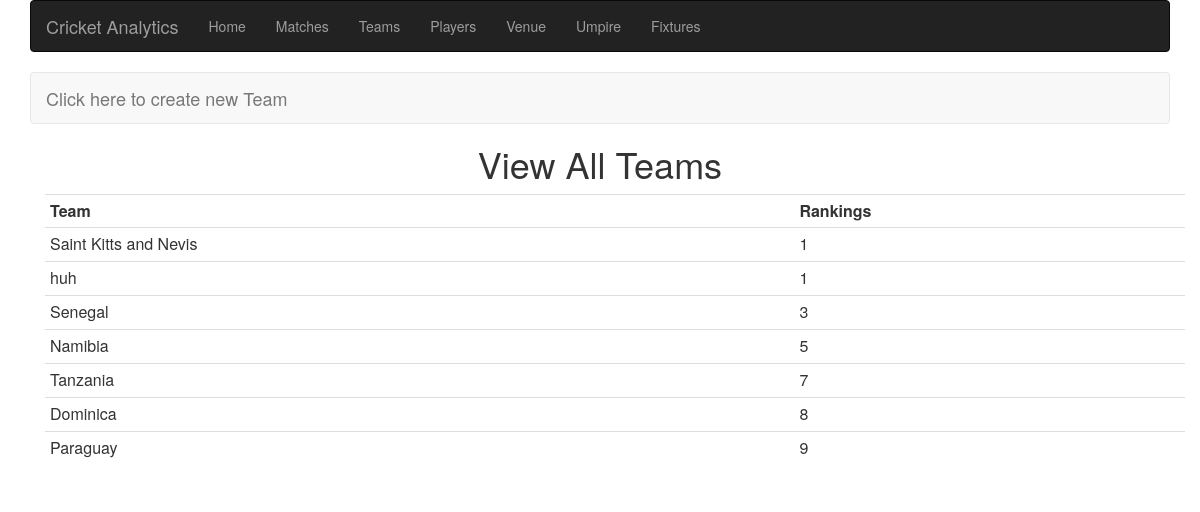
/PhpScripts/viewAllTeams.php, run on the app's committed database.
### tables this page shows
CREATE TABLE team_master
(
  team_id INT NOT NULL AUTO_INCREMENT,
  team_name VARCHAR(100) NOT NULL UNIQUE,
  team_mascot VARCHAR(100) NOT NULL,
  team_desc VARCHAR(1000) NOT NULL,
  team_ranking int DEFAULT NULL,
  PRIMARY KEY (team_id)
);

### PhpScripts/viewAllTeams.php (the view, shortened to what this page needs)
<html>
<head>
    <link rel="stylesheet" href="https://maxcdn.bootstrapcdn.com/bootstrap/3.3.7/css/bootstrap.min.css">
</head>
<body>
    <link rel="stylesheet" href="https://maxcdn.bootstrapcdn.com/bootstrap/3.3.7/css/bootstrap.min.css">
<div>
    <?php include 'navBar.php';?>
    <div class="container container-fluid">
<div >
            <nav class="navbar navbar-default">
                <div class="container-fluid">
                    <div class="navbar-header">
                        <a class="navbar-brand" href="AddTeam.php">Click here to create new Team</a>
                    </div>
                </div>
            </nav>
        </div>
    <h1 class="text-center">View All Teams</h1>
    <div class="container container-fluid">
        <table class="table table-condensed">
            <?php
            $servername = "localhost";
            $username = "root";
            $password = "mysql";
            $database = "cricket_analytics";
            $conn = new mysqli($servername, $username, $password, $database);
            $sql = "call sp_getAllTeams()";
            $result = $conn->query($sql);
            if($result){
                            echo "<td><b>Team</b></td>";
                            echo "<td><b>Rankings</b></td>";
                while($row = $result->fetch_assoc()) {
                    echo "<tr>";
                    echo "<td>$row[team_name]</b></td>";
                    echo "<td>$row[team_ranking]</b></td>";
                }
            };
            ?>
        </table>
    </div>
</div>
</body>
</html>

### data on the page
team_master: team_name "Saint Kitts and Nevis", row "1"
team_master: team_name "huh", row "1"
team_master: team_name "Senegal", row "3"
team_master: team_name "Namibia", row "5"
team_master: team_name "Tanzania", row "7"
team_master: team_name "Dominica", row "8"
team_master: team_name "Paraguay", row "9"
